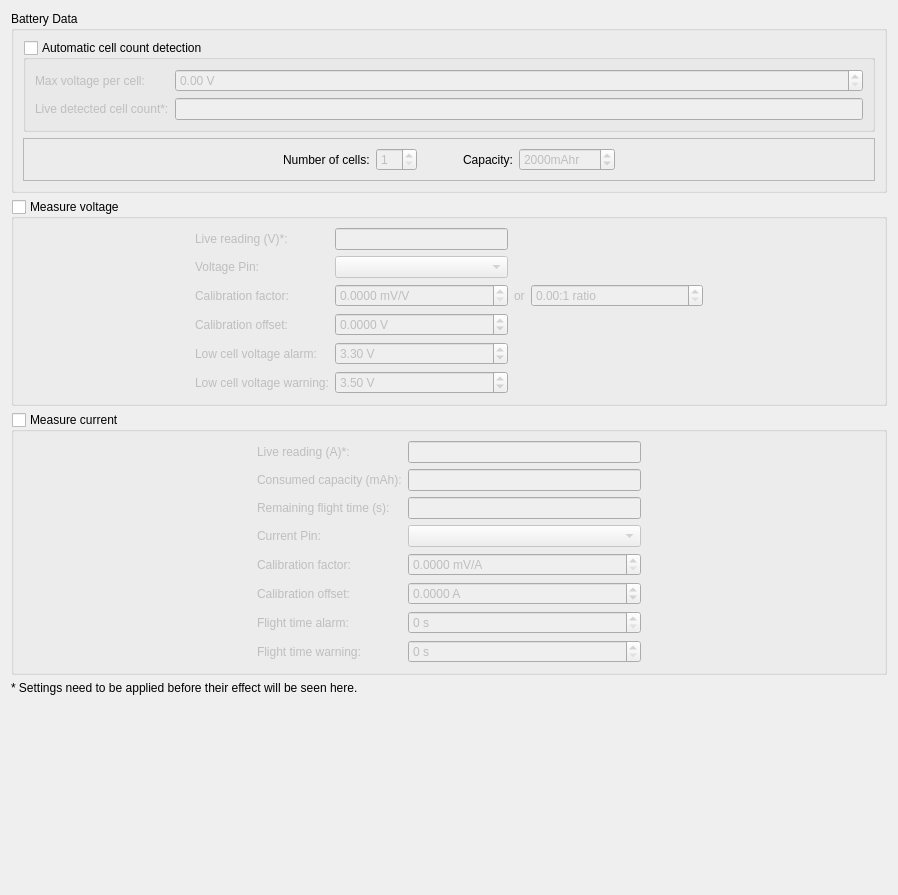
         <widget class="QWidget" name="scrollAreaWidgetContents_2">
          <property name="geometry">
           <rect>
            <x>0</x>
            <y>0</y>
            <width>898</width>
            <height>895</height>
           </rect>
          </property>
          <layout class="QVBoxLayout" name="verticalLayout_14">
           <item>
            <widget class="QGroupBox" name="gbBatteryData">
             <property name="title">
              <string>Battery Data</string>
             </property>
             <layout class="QVBoxLayout" name="verticalLayout_5">
              <item>
               <widget class="QGroupBox" name="gbAutoCellDetection">
                <property name="enabled">
                 <bool>true</bool>
                </property>
                <property name="title">
                 <string>Automatic cell count detection</string>
                </property>
                <property name="checkable">
                 <bool>true</bool>
                </property>
                <property name="checked">
                 <bool>false</bool>
                </property>
                <layout class="QFormLayout" name="formLayout_6">
                 <item row="0" column="0">
                  <widget class="QLabel" name="lblMaxCellVoltage">
                   <property name="text">
                    <string>Max voltage per cell:</string>
                   </property>
                  </widget>
                 </item>
                 <item row="0" column="1">
                  <widget class="QDoubleSpinBox" name="sbMaxCellVoltage">
                   <property name="enabled">
                    <bool>false</bool>
                   </property>
                   <property name="suffix">
                    <string> V</string>
                   </property>
                   <property name="singleStep">
                    <double>0.050000000000000</double>
                   </property>
                   <property name="value">
                    <double>0.000000000000000</double>
                   </property>
                   <property name="objrelation" stdset="0">
                    <stringlist notr="true">
                     <string>objname:FlightBatterySettings</string>
                     <string>fieldname:MaxCellVoltage</string>
                    </stringlist>
                   </property>
                  </widget>
                 </item>
                 <item row="1" column="0">
                  <widget class="QLabel" name="lblLiveCellCount">
                   <property name="text">
                    <string>Live detected cell count*:</string>
                   </property>
                  </widget>
                 </item>
                 <item row="1" column="1">
                  <widget class="QLineEdit" name="leLiveCellCount">
                   <property name="readOnly">
                    <bool>true</bool>
                   </property>
                   <property name="objrelation" stdset="0">
                    <stringlist notr="true">
                     <string>objname:FlightBatteryState</string>
                     <string>fieldname:DetectedCellCount</string>
                    </stringlist>
                   </property>
                  </widget>
                 </item>
                </layout>
               </widget>
              </item>
              <item>
               <widget class="QFrame" name="frame">
                <property name="minimumSize">
                 <size>
                  <width>0</width>
                  <height>0</height>
                 </size>
                </property>
                <property name="frameShape">
                 <enum>QFrame::StyledPanel</enum>
                </property>
                <property name="frameShadow">
                 <enum>QFrame::Raised</enum>
                </property>
                <layout class="QGridLayout" name="gridLayout_3">
                 <item row="0" column="1">
                  <widget class="QLabel" name="lblNumBatteryCells">
                   <property name="enabled">
                    <bool>true</bool>
                   </property>
                   <property name="sizePolicy">
                    <sizepolicy hsizetype="Minimum" vsizetype="Preferred">
                     <horstretch>0</horstretch>
                     <verstretch>0</verstretch>
                    </sizepolicy>
                   </property>
                   <property name="text">
                    <string>Number of cells:</string>
                   </property>
                  </widget>
                 </item>
                 <item row="0" column="2">
                  <widget class="QSpinBox" name="sb_numBatteryCells">
                   <property name="enabled">
                    <bool>false</bool>
                   </property>
                   <property name="minimum">
                    <number>1</number>
                   </property>
                   <property name="objrelation" stdset="0">
                    <stringlist notr="true">
                     <string>objname:FlightBatterySettings</string>
                     <string>fieldname:NbCells</string>
                    </stringlist>
                   </property>
                  </widget>
                 </item>
                 <item row="0" column="3">
                  <spacer name="horizontalSpacer_10">
                   <property name="orientation">
                    <enum>Qt::Horizontal</enum>
                   </property>
                   <property name="sizeType">
                    <enum>QSizePolicy::Fixed</enum>
                   </property>
                   <property name="sizeHint" stdset="0">
                    <size>
                     <width>40</width>
                     <height>20</height>
                    </size>
                   </property>
                  </spacer>
                 </item>
                 <item row="0" column="4">
                  <widget class="QLabel" name="lblBatteryCapacity">
                   <property name="enabled">
                    <bool>true</bool>
                   </property>
                   <property name="text">
                    <string>Capacity:</string>
                   </property>
                  </widget>
                 </item>
                 <item row="0" column="6">
                  <spacer name="horizontalSpacer_4">
                   <property name="orientation">
                    <enum>Qt::Horizontal</enum>
                   </property>
                   <property name="sizeHint" stdset="0">
                    <size>
                     <width>40</width>
                     <height>20</height>
                    </size>
                   </property>
                  </spacer>
                 </item>
                 <item row="0" column="5">
                  <widget class="QSpinBox" name="sb_batteryCapacity">
                   <property name="enabled">
                    <bool>false</bool>
                   </property>
                   <property name="suffix">
                    <string>mAhr</string>
                   </property>
                   <property name="minimum">
                    <number>1</number>
                   </property>
                   <property name="maximum">
                    <number>1000000</number>
                   </property>
                   <property name="singleStep">
                    <number>100</number>
                   </property>
                   <property name="value">
                    <number>2000</number>
                   </property>
                   <property name="objrelation" stdset="0">
                    <stringlist notr="true">
                     <string>objname:FlightBatterySettings</string>
                     <string>fieldname:Capacity</string>
                    </stringlist>
                   </property>
                  </widget>
                 </item>
                 <item row="0" column="0">
                  <spacer name="horizontalSpacer_11">
                   <property name="orientation">
                    <enum>Qt::Horizontal</enum>
                   </property>
                   <property name="sizeHint" stdset="0">
                    <size>
                     <width>40</width>
                     <height>20</height>
                    </size>
                   </property>
                  </spacer>
                 </item>
                </layout>
               </widget>
              </item>
             </layout>
            </widget>
           </item>
           <item>
            <widget class="QGroupBox" name="gb_measureVoltage">
             <property name="title">
              <string>Measure voltage</string>
             </property>
             <property name="checkable">
              <bool>true</bool>
             </property>
             <property name="checked">
              <bool>false</bool>
             </property>
             <layout class="QGridLayout" name="gridLayout_2">
              <item row="6" column="1">
               <widget class="QLabel" name="label_11">
                <property name="text">
                 <string>Low cell voltage alarm:</string>
                </property>
               </widget>
              </item>
              <item row="6" column="2">
               <widget class="QDoubleSpinBox" name="sb_lowVoltageAlarm">
                <property name="suffix">
                 <string> V</string>
                </property>
                <property name="singleStep">
                 <double>0.100000000000000</double>
                </property>
                <property name="value">
                 <double>3.300000000000000</double>
                </property>
                <property name="objrelation" stdset="0">
                 <stringlist notr="true">
                  <string>objname:FlightBatterySettings</string>
                  <string>fieldname:CellVoltageThresholds</string>
                  <string>element:Alarm</string>
                 </stringlist>
                </property>
               </widget>
              </item>
              <item row="2" column="4">
               <widget class="QDoubleSpinBox" name="sb_voltageRatio">
                <property name="sizePolicy">
                 <sizepolicy hsizetype="Expanding" vsizetype="Fixed">
                  <horstretch>0</horstretch>
                  <verstretch>0</verstretch>
                 </sizepolicy>
                </property>
                <property name="suffix">
                 <string>:1 ratio</string>
                </property>
               </widget>
              </item>
              <item row="1" column="1">
               <widget class="QLabel" name="label_23">
                <property name="text">
                 <string>Voltage Pin:</string>
                </property>
               </widget>
              </item>
              <item row="2" column="2">
               <widget class="QDoubleSpinBox" name="sb_voltageFactor">
                <property name="suffix">
                 <string> mV/V</string>
                </property>
                <property name="decimals">
                 <number>4</number>
                </property>
                <property name="maximum">
                 <double>1000.000000000000000</double>
                </property>
                <property name="singleStep">
                 <double>0.010000000000000</double>
                </property>
                <property name="objrelation" stdset="0">
                 <stringlist notr="true">
                  <string>objname:FlightBatterySettings</string>
                  <string>fieldname:SensorCalibrationFactor</string>
                  <string>element:Voltage</string>
                 </stringlist>
                </property>
               </widget>
              </item>
              <item row="7" column="1">
               <widget class="QLabel" name="label_12">
                <property name="text">
                 <string>Low cell voltage warning:</string>
                </property>
               </widget>
              </item>
              <item row="7" column="2">
               <widget class="QDoubleSpinBox" name="sb_lowVoltageWarning">
                <property name="suffix">
                 <string> V</string>
                </property>
                <property name="singleStep">
                 <double>0.100000000000000</double>
                </property>
                <property name="value">
                 <double>3.500000000000000</double>
                </property>
                <property name="objrelation" stdset="0">
                 <stringlist notr="true">
                  <string>objname:FlightBatterySettings</string>
                  <string>fieldname:CellVoltageThresholds</string>
                  <string>element:Warning</string>
                 </stringlist>
                </property>
               </widget>
              </item>
              <item row="0" column="2">
               <widget class="QLineEdit" name="le_liveVoltageReading">
                <property name="readOnly">
                 <bool>true</bool>
                </property>
                <property name="objrelation" stdset="0">
                 <stringlist notr="true">
                  <string>objname:FlightBatteryState</string>
                  <string>fieldname:Voltage</string>
                 </stringlist>
                </property>
               </widget>
              </item>
              <item row="5" column="1">
               <widget class="QLabel" name="label_31">
                <property name="text">
                 <string>Calibration offset:</string>
                </property>
               </widget>
              </item>
              <item row="5" column="2">
               <widget class="QDoubleSpinBox" name="sb_voltageOffSet">
                <property name="suffix">
                 <string> V</string>
                </property>
                <property name="decimals">
                 <number>4</number>
                </property>
                <property name="minimum">
                 <double>-100.000000000000000</double>
                </property>
                <property name="maximum">
                 <double>100.000000000000000</double>
                </property>
                <property name="singleStep">
                 <double>0.100000000000000</double>
                </property>
                <property name="objrelation" stdset="0">
                 <stringlist notr="true">
                  <string>objname:FlightBatterySettings</string>
                  <string>fieldname:SensorCalibrationOffset</string>
                  <string>element:Voltage</string>
                 </stringlist>
                </property>
               </widget>
              </item>
              <item row="1" column="2">
               <widget class="QComboBox" name="cbVoltagePin">
                <property name="toolTip">
                 <string>&lt;html&gt;&lt;head/&gt;&lt;body&gt;&lt;p&gt;Select an ADC pin to measure the voltage. Pins not available with the current board configuration are labeled &amp;quot;Disabled&amp;quot;. These pins may be enabled by settings on the &amp;quot;Hardware&amp;quot; tab. Pins labeled &amp;quot;N/A&amp;quot; are not available due to the board hardware design.&lt;/p&gt;&lt;/body&gt;&lt;/html&gt;</string>
                </property>
                <property name="objrelation" stdset="0">
                 <stringlist notr="true">
                  <string>objname:FlightBatterySettings</string>
                  <string>fieldname:VoltagePin</string>
                 </stringlist>
                </property>
               </widget>
              </item>
              <item row="2" column="1">
               <widget class="QLabel" name="label_13">
                <property name="text">
                 <string>Calibration factor:</string>
                </property>
               </widget>
              </item>
              <item row="0" column="1">
               <widget class="QLabel" name="label_14">
                <property name="text">
                 <string>Live reading (V)*:</string>
                </property>
               </widget>
              </item>
              <item row="1" column="0">
               <spacer name="horizontalSpacer">
                <property name="orientation">
                 <enum>Qt::Horizontal</enum>
                </property>
                <property name="sizeHint" stdset="0">
                 <size>
                  <width>40</width>
                  <height>20</height>
                 </size>
                </property>
               </spacer>
              </item>
              <item row="2" column="3">
               <widget class="QLabel" name="label_5">
                <property name="text">
                 <string>or</string>
                </property>
               </widget>
              </item>
              <item row="2" column="5">
               <spacer name="horizontalSpacer_2">
                <property name="orientation">
                 <enum>Qt::Horizontal</enum>
                </property>
                <property name="sizeHint" stdset="0">
                 <size>
                  <width>40</width>
                  <height>20</height>
                 </size>
                </property>
               </spacer>
              </item>
             </layout>
            </widget>
           </item>
           <item>
            <widget class="QGroupBox" name="gb_measureCurrent">
             <property name="title">
              <string>Measure current</string>
             </property>
             <property name="checkable">
              <bool>true</bool>
             </property>
             <property name="checked">
              <bool>false</bool>
             </property>
             <layout class="QGridLayout" name="gridLayout_4">
              <item row="0" column="1">
               <widget class="QLabel" name="label_9">
                <property name="text">
                 <string>Live reading (A)*:</string>
                </property>
               </widget>
              </item>
              <item row="0" column="2">
               <widget class="QLineEdit" name="le_liveCurrentReading">
                <property name="readOnly">
                 <bool>true</bool>
                </property>
                <property name="objrelation" stdset="0">
                 <stringlist notr="true">
                  <string>objname:FlightBatteryState</string>
                  <string>fieldname:Current</string>
                 </stringlist>
                </property>
               </widget>
              </item>
              <item row="7" column="1">
               <widget class="QLabel" name="label_35">
                <property name="text">
                 <string>Flight time warning:</string>
                </property>
               </widget>
              </item>
              <item row="7" column="2">
               <widget class="QSpinBox" name="sb_flightTimeWarning">
                <property name="toolTip">
                 <string>&lt;html&gt;&lt;head/&gt;&lt;body&gt;&lt;p&gt;Issue a warning when the remaining flight time (calculated based on battery capacity and current consumed) is below this threshold. Set to 0s to disable.&lt;/p&gt;&lt;/body&gt;&lt;/html&gt;</string>
                </property>
                <property name="suffix">
                 <string> s</string>
                </property>
                <property name="maximum">
                 <number>255</number>
                </property>
                <property name="objrelation" stdset="0">
                 <stringlist notr="true">
                  <string>objname:FlightBatterySettings</string>
                  <string>fieldname:FlightTimeThresholds</string>
                  <string>element:Warning</string>
                 </stringlist>
                </property>
               </widget>
              </item>
              <item row="3" column="1">
               <widget class="QLabel" name="label_24">
                <property name="text">
                 <string>Current Pin:</string>
                </property>
               </widget>
              </item>
              <item row="3" column="2">
               <widget class="QComboBox" name="cbCurrentPin">
                <property name="toolTip">
                 <string>&lt;html&gt;&lt;head/&gt;&lt;body&gt;&lt;p&gt;Select an ADC pin to measure the current. Pins not available with the current board configuration are labeled &amp;quot;Disabled&amp;quot;. These pins may be enabled by settings on the &amp;quot;Hardware&amp;quot; tab. Pins labeled &amp;quot;N/A&amp;quot; are not available due to the board hardware design.&lt;/p&gt;&lt;/body&gt;&lt;/html&gt;</string>
                </property>
                <property name="objrelation" stdset="0">
                 <stringlist notr="true">
                  <string>objname:FlightBatterySettings</string>
                  <string>fieldname:CurrentPin</string>
                 </stringlist>
                </property>
               </widget>
              </item>
              <item row="4" column="1">
               <widget class="QLabel" name="label_8">
                <property name="text">
                 <string>Calibration factor:</string>
                </property>
               </widget>
              </item>
              <item row="5" column="1">
               <widget class="QLabel" name="label_32">
                <property name="text">
                 <string>Calibration offset:</string>
                </property>
               </widget>
              </item>
              <item row="5" column="2">
               <widget class="QDoubleSpinBox" name="sb_currentOffSet">
                <property name="suffix">
                 <string> A</string>
                </property>
                <property name="decimals">
                 <number>4</number>
                </property>
                <property name="minimum">
                 <double>-200.000000000000000</double>
                </property>
                <property name="maximum">
                 <double>200.000000000000000</double>
                </property>
                <property name="singleStep">
                 <double>0.100000000000000</double>
                </property>
                <property name="objrelation" stdset="0">
                 <stringlist notr="true">
                  <string>objname:FlightBatterySettings</string>
                  <string>fieldname:SensorCalibrationOffset</string>
                  <string>element:Current</string>
                 </stringlist>
                </property>
               </widget>
              </item>
              <item row="6" column="1">
               <widget class="QLabel" name="label_33">
                <property name="text">
                 <string>Flight time alarm:</string>
                </property>
               </widget>
              </item>
              <item row="6" column="2">
               <widget class="QSpinBox" name="sb_flightTimeAlarm">
                <property name="toolTip">
                 <string>&lt;html&gt;&lt;head/&gt;&lt;body&gt;&lt;p&gt;Raise an alarm when the remaining flight time (calculated based on battery capacity and current consumed) is below this threshold. Set to 0s to disable.&lt;/p&gt;&lt;/body&gt;&lt;/html&gt;</string>
                </property>
                <property name="suffix">
                 <string> s</string>
                </property>
                <property name="maximum">
                 <number>255</number>
                </property>
                <property name="objrelation" stdset="0">
                 <stringlist notr="true">
                  <string>objname:FlightBatterySettings</string>
                  <string>fieldname:FlightTimeThresholds</string>
                  <string>element:Alarm</string>
                 </stringlist>
                </property>
               </widget>
              </item>
              <item row="2" column="0">
               <spacer name="horizontalSpacer_3">
                <property name="orientation">
                 <enum>Qt::Horizontal</enum>
                </property>
                <property name="sizeHint" stdset="0">
                 <size>
                  <width>40</width>
                  <height>20</height>
                 </size>
                </property>
               </spacer>
              </item>
              <item row="1" column="1">
               <widget class="QLabel" name="label_36">
                <property name="text">
                 <string>Consumed capacity (mAh):</string>
                </property>
               </widget>
              </item>
              <item row="1" column="2">
               <widget class="QLineEdit" name="le_liveConsumedEnergy">
                <property name="readOnly">
                 <bool>true</bool>
                </property>
                <property name="objrelation" stdset="0">
                 <stringlist notr="true">
                  <string>objname:FlightBatteryState</string>
                  <string>fieldname:ConsumedEnergy</string>
                 </stringlist>
                </property>
               </widget>
              </item>
              <item row="2" column="1">
               <widget class="QLabel" name="label_37">
                <property name="text">
                 <string>Remaining flight time (s):</string>
                </property>
               </widget>
              </item>
              <item row="4" column="2">
               <widget class="QDoubleSpinBox" name="sb_currentFactor">
                <property name="suffix">
                 <string> mV/A</string>
                </property>
                <property name="decimals">
                 <number>4</number>
                </property>
                <property name="maximum">
                 <double>1000.000000000000000</double>
                </property>
                <property name="singleStep">
                 <double>0.000010000000000</double>
                </property>
                <property name="objrelation" stdset="0">
                 <stringlist notr="true">
                  <string>objname:FlightBatterySettings</string>
                  <string>fieldname:SensorCalibrationFactor</string>
                  <string>element:Current</string>
                 </stringlist>
                </property>
               </widget>
              </item>
              <item row="2" column="2">
               <widget class="QLineEdit" name="le_liveEstimatedFlightTime">
                <property name="readOnly">
                 <bool>true</bool>
                </property>
                <property name="objrelation" stdset="0">
                 <stringlist notr="true">
                  <string>objname:FlightBatteryState</string>
                  <string>fieldname:EstimatedFlightTime</string>
                 </stringlist>
                </property>
               </widget>
              </item>
              <item row="2" column="3">
               <spacer name="horizontalSpacer_25">
                <property name="orientation">
                 <enum>Qt::Horizontal</enum>
                </property>
                <property name="sizeHint" stdset="0">
                 <size>
                  <width>40</width>
                  <height>20</height>
                 </size>
                </property>
               </spacer>
              </item>
             </layout>
            </widget>
           </item>
           <item>
            <widget class="QLabel" name="lblForNoobs">
             <property name="text">
              <string>* Settings need to be applied before their effect will be seen here.</string>
             </property>
            </widget>
           </item>
           <item>
            <spacer name="verticalSpacer_6">
             <property name="orientation">
              <enum>Qt::Vertical</enum>
             </property>
             <property name="sizeHint" stdset="0">
              <size>
               <width>20</width>
               <height>2</height>
              </size>
             </property>
            </spacer>
           </item>
          </layout>
         </widget>
